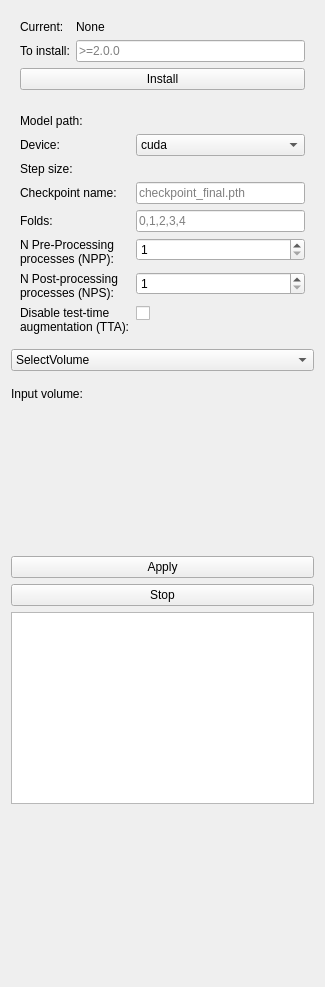
<?xml version="1.0" encoding="UTF-8"?>
<ui version="4.0">
 <class>SlicerNNUnet</class>
 <widget class="qMRMLWidget" name="SlicerNNUnet">
  <property name="geometry">
   <rect>
    <x>0</x>
    <y>0</y>
    <width>325</width>
    <height>987</height>
   </rect>
  </property>
  <layout class="QVBoxLayout" name="verticalLayout">
   <item>
    <widget class="ctkCollapsibleButton" name="nnUNetInstallCollapsibleButton" native="true">
     <property name="text" stdset="0">
      <string>nnUNet Install</string>
     </property>
     <property name="collapsed" stdset="0">
      <bool>true</bool>
     </property>
     <layout class="QFormLayout" name="formLayout_2">
      <item row="0" column="0">
       <widget class="QLabel" name="currentVersionTitleLabel">
        <property name="text">
         <string>Current:</string>
        </property>
       </widget>
      </item>
      <item row="0" column="1">
       <widget class="QLabel" name="currentVersionLabel">
        <property name="toolTip">
         <string>Currently installed nnUNet version. None indicates no version is currently installed.</string>
        </property>
        <property name="text">
         <string>None</string>
        </property>
       </widget>
      </item>
      <item row="1" column="0">
       <widget class="QLabel" name="toInstallTitleLabel">
        <property name="text">
         <string>To install:</string>
        </property>
       </widget>
      </item>
      <item row="1" column="1">
       <widget class="QLineEdit" name="toInstallLineEdit">
        <property name="toolTip">
         <string>nnUNet version to install. If left empty, will install the latest stable version available.</string>
        </property>
        <property name="placeholderText">
         <string>&gt;=2.0.0</string>
        </property>
       </widget>
      </item>
      <item row="2" column="0" colspan="2">
       <widget class="QPushButton" name="installButton">
        <property name="toolTip">
         <string>Install the selected nnUNet version.</string>
        </property>
        <property name="text">
         <string>Install</string>
        </property>
       </widget>
      </item>
     </layout>
    </widget>
   </item>
   <item>
    <widget class="ctkCollapsibleButton" name="nnUNetSettingsCollapsibleButton" native="true">
     <property name="text" stdset="0">
      <string>nnUNet Run Settings</string>
     </property>
     <property name="collapsed" stdset="0">
      <bool>true</bool>
     </property>
     <layout class="QFormLayout" name="formLayout_3">
      <item row="0" column="0">
       <widget class="QLabel" name="modelPathTitleLabel">
        <property name="text">
         <string>Model path:</string>
        </property>
       </widget>
      </item>
      <item row="0" column="1">
       <widget class="ctkPathLineEdit" name="nnUNetModelPathEdit" native="true">
        <property name="toolTip">
         <string>Folder path to the nnUNet trained model. Folder should contain one dataset.json file and trained nnUNet folds folders.</string>
        </property>
        <property name="SlicerParameterName" stdset="0">
         <string>parameter.modelPath</string>
        </property>
       </widget>
      </item>
      <item row="1" column="0">
       <widget class="QLabel" name="deviceLabel">
        <property name="text">
         <string>Device:</string>
        </property>
       </widget>
      </item>
      <item row="2" column="0">
       <widget class="QLabel" name="stepSizeLabel">
        <property name="text">
         <string>Step size:</string>
        </property>
       </widget>
      </item>
      <item row="2" column="1">
       <widget class="ctkSliderWidget" name="stepSizeSlider" native="true">
        <property name="toolTip">
         <string>Overlap between each nnUNet sliding windows.</string>
        </property>
        <property name="singleStep" stdset="0">
         <double>0.100000000000000</double>
        </property>
        <property name="maximum" stdset="0">
         <double>1.000000000000000</double>
        </property>
        <property name="value" stdset="0">
         <double>0.500000000000000</double>
        </property>
        <property name="SlicerParameterName" stdset="0">
         <string>parameter.stepSize</string>
        </property>
       </widget>
      </item>
      <item row="1" column="1">
       <widget class="QComboBox" name="deviceComboBox">
        <property name="toolTip">
         <string>Inference device.</string>
        </property>
        <property name="SlicerParameterName" stdset="0">
         <string>parameter.device</string>
        </property>
        <item>
         <property name="text">
          <string>cuda</string>
         </property>
        </item>
        <item>
         <property name="text">
          <string>cpu</string>
         </property>
        </item>
        <item>
         <property name="text">
          <string>mps</string>
         </property>
        </item>
       </widget>
      </item>
      <item row="5" column="1">
       <widget class="QSpinBox" name="nProcessPreprocessingSpinBox">
        <property name="toolTip">
         <string>Number of pre processing processes to use. More process will increase RAM usage and may encounter out of memory errors.</string>
        </property>
        <property name="minimum">
         <number>1</number>
        </property>
        <property name="maximum">
         <number>999</number>
        </property>
        <property name="SlicerParameterName" stdset="0">
         <string>parameter.nProcessPreprocessing</string>
        </property>
       </widget>
      </item>
      <item row="5" column="0">
       <widget class="QLabel" name="nPreprocessingLabel">
        <property name="text">
         <string>N Pre-Processing
processes (NPP):</string>
        </property>
       </widget>
      </item>
      <item row="6" column="1">
       <widget class="QSpinBox" name="nProcessSegmentationExportSpinBox">
        <property name="toolTip">
         <string>Number of post processing processes to use. More process will increase RAM usage and may encounter out of memory errors.</string>
        </property>
        <property name="minimum">
         <number>1</number>
        </property>
        <property name="maximum">
         <number>999</number>
        </property>
        <property name="SlicerParameterName" stdset="0">
         <string>parameter.nProcessSegmentationExport</string>
        </property>
       </widget>
      </item>
      <item row="6" column="0">
       <widget class="QLabel" name="nPostProcessingLabel">
        <property name="text">
         <string>N Post-processing
processes (NPS):</string>
        </property>
       </widget>
      </item>
      <item row="3" column="0">
       <widget class="QLabel" name="checkPointNameLabel">
        <property name="text">
         <string>Checkpoint name:</string>
        </property>
       </widget>
      </item>
      <item row="4" column="0">
       <widget class="QLabel" name="foldsLabel">
        <property name="text">
         <string>Folds:</string>
        </property>
       </widget>
      </item>
      <item row="4" column="1">
       <widget class="QLineEdit" name="foldsLineEdit">
        <property name="toolTip">
         <string>Folds folder to use during inference. More folds will increase inference time. If left empty, will use only fold_0 .</string>
        </property>
        <property name="text">
         <string/>
        </property>
        <property name="placeholderText">
         <string>0,1,2,3,4</string>
        </property>
        <property name="SlicerParameterName" stdset="0">
         <string>parameter.folds</string>
        </property>
       </widget>
      </item>
      <item row="3" column="1">
       <widget class="QLineEdit" name="checkPointNameLineEdit">
        <property name="toolTip">
         <string>Name of the model checkpoint file. Leave empty to use default.</string>
        </property>
        <property name="text">
         <string/>
        </property>
        <property name="placeholderText">
         <string>checkpoint_final.pth</string>
        </property>
        <property name="SlicerParameterName" stdset="0">
         <string>parameter.checkPointName</string>
        </property>
       </widget>
      </item>
      <item row="7" column="1">
       <widget class="QCheckBox" name="disableTtaCheckBox">
        <property name="toolTip">
         <string>Disable test time augmentation. Test time augmentation will generate mirrors of the input volume for inferrence and combine inferences on augmented volumes. TTA significantly increases inference time.</string>
        </property>
        <property name="text">
         <string/>
        </property>
        <property name="SlicerParameterName" stdset="0">
         <string>parameter.disableTta</string>
        </property>
       </widget>
      </item>
      <item row="7" column="0">
       <widget class="QLabel" name="label">
        <property name="text">
         <string>Disable test-time
augmentation (TTA):</string>
        </property>
       </widget>
      </item>
     </layout>
    </widget>
   </item>
   <item>
    <widget class="QComboBox" name="comboBox">
     <item>
      <property name="text">
       <string>SelectVolume</string>
      </property>
     </item>
     <item>
      <property name="text">
       <string>SelectFolder</string>
      </property>
     </item>
    </widget>
   </item>
   <item>
    <widget class="QStackedWidget" name="stackedWidget">
     <property name="currentIndex">
      <number>0</number>
     </property>
     <widget class="QWidget" name="page">
      <widget class="qMRMLNodeComboBox" name="inputSelector_2" native="true">
       <property name="geometry">
        <rect>
         <x>130</x>
         <y>0</y>
         <width>125</width>
         <height>2</height>
        </rect>
       </property>
       <property name="toolTip">
        <string>Pick input volume on which to run the nnUNet inference.</string>
       </property>
       <property name="nodeTypes" stdset="0">
        <stringlist notr="true">
         <string>vtkMRMLScalarVolumeNode</string>
        </stringlist>
       </property>
       <property name="showChildNodeTypes" stdset="0">
        <bool>false</bool>
       </property>
       <property name="addEnabled" stdset="0">
        <bool>false</bool>
       </property>
       <property name="removeEnabled" stdset="0">
        <bool>false</bool>
       </property>
       <property name="SlicerParameterName" stdset="0">
        <string>inputVolume</string>
       </property>
      </widget>
      <widget class="QWidget" name="layoutWidget">
       <property name="geometry">
        <rect>
         <x>0</x>
         <y>10</y>
         <width>307</width>
         <height>87</height>
        </rect>
       </property>
       <layout class="QFormLayout" name="formLayout_5">
        <property name="sizeConstraint">
         <enum>QLayout::SetDefaultConstraint</enum>
        </property>
        <property name="formAlignment">
         <set>Qt::AlignLeading|Qt::AlignLeft|Qt::AlignTop</set>
        </property>
        <property name="bottomMargin">
         <number>0</number>
        </property>
        <item row="0" column="0">
         <widget class="QLabel" name="inputVolumeLabel">
          <property name="text">
           <string>Input volume:</string>
          </property>
         </widget>
        </item>
        <item row="0" column="1">
         <widget class="qMRMLNodeComboBox" name="inputSelector" native="true">
          <property name="toolTip">
           <string>Pick input volume on which to run the nnUNet inference.</string>
          </property>
          <property name="nodeTypes" stdset="0">
           <stringlist notr="true">
            <string>vtkMRMLScalarVolumeNode</string>
           </stringlist>
          </property>
          <property name="showChildNodeTypes" stdset="0">
           <bool>false</bool>
          </property>
          <property name="addEnabled" stdset="0">
           <bool>false</bool>
          </property>
          <property name="removeEnabled" stdset="0">
           <bool>false</bool>
          </property>
          <property name="SlicerParameterName" stdset="0">
           <string>inputVolume</string>
          </property>
         </widget>
        </item>
       </layout>
      </widget>
     </widget>
     <widget class="QWidget" name="page_2">
      <widget class="QWidget" name="layoutWidget_2">
       <property name="geometry">
        <rect>
         <x>0</x>
         <y>10</y>
         <width>301</width>
         <height>91</height>
        </rect>
       </property>
       <layout class="QFormLayout" name="formLayout_6">
        <item row="0" column="0">
         <widget class="QLabel" name="inputFolderLabel_3">
          <property name="text">
           <string>Input Folder</string>
          </property>
         </widget>
        </item>
        <item row="0" column="1">
         <widget class="QLineEdit" name="inputFolder"/>
        </item>
        <item row="1" column="0">
         <widget class="QLabel" name="outputFolderLabel">
          <property name="text">
           <string>Output Folder</string>
          </property>
         </widget>
        </item>
        <item row="1" column="1">
         <widget class="QLineEdit" name="outputFolder"/>
        </item>
       </layout>
      </widget>
     </widget>
    </widget>
   </item>
   <item>
    <widget class="QPushButton" name="applyButton">
     <property name="enabled">
      <bool>true</bool>
     </property>
     <property name="toolTip">
      <string>Run nnUNet segmentation on selected volume.</string>
     </property>
     <property name="text">
      <string>Apply</string>
     </property>
    </widget>
   </item>
   <item>
    <widget class="QPushButton" name="stopButton">
     <property name="toolTip">
      <string>Stop the segmentation.</string>
     </property>
     <property name="text">
      <string>Stop</string>
     </property>
    </widget>
   </item>
   <item>
    <widget class="QTextEdit" name="logTextEdit">
     <property name="lineWrapMode">
      <enum>QTextEdit::NoWrap</enum>
     </property>
     <property name="readOnly">
      <bool>true</bool>
     </property>
    </widget>
   </item>
   <item>
    <spacer name="verticalSpacer">
     <property name="orientation">
      <enum>Qt::Vertical</enum>
     </property>
     <property name="sizeHint" stdset="0">
      <size>
       <width>20</width>
       <height>40</height>
      </size>
     </property>
    </spacer>
   </item>
  </layout>
 </widget>
 <customwidgets>
  <customwidget>
   <class>ctkCollapsibleButton</class>
   <extends>QWidget</extends>
   <header>ctkCollapsibleButton.h</header>
   <container>1</container>
  </customwidget>
  <customwidget>
   <class>ctkPathLineEdit</class>
   <extends>QWidget</extends>
   <header>ctkPathLineEdit.h</header>
  </customwidget>
  <customwidget>
   <class>ctkSliderWidget</class>
   <extends>QWidget</extends>
   <header>ctkSliderWidget.h</header>
  </customwidget>
  <customwidget>
   <class>qMRMLNodeComboBox</class>
   <extends>QWidget</extends>
   <header>qMRMLNodeComboBox.h</header>
  </customwidget>
  <customwidget>
   <class>qMRMLWidget</class>
   <extends>QWidget</extends>
   <header>qMRMLWidget.h</header>
   <container>1</container>
  </customwidget>
 </customwidgets>
 <resources/>
 <connections>
  <connection>
   <sender>SlicerNNUnet</sender>
   <signal>mrmlSceneChanged(vtkMRMLScene*)</signal>
   <receiver>inputSelector</receiver>
   <slot>setMRMLScene(vtkMRMLScene*)</slot>
   <hints>
    <hint type="sourcelabel">
     <x>122</x>
     <y>132</y>
    </hint>
    <hint type="destinationlabel">
     <x>248</x>
     <y>61</y>
    </hint>
   </hints>
  </connection>
 </connections>
</ui>
